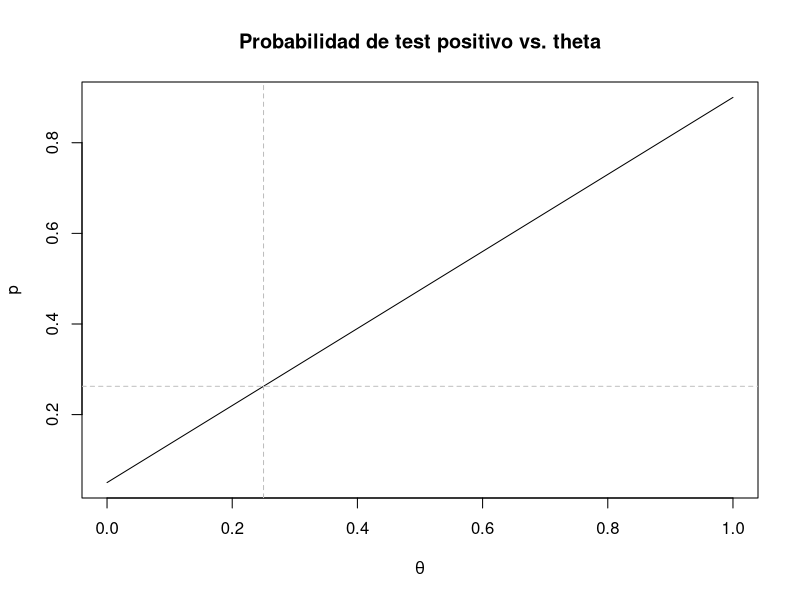
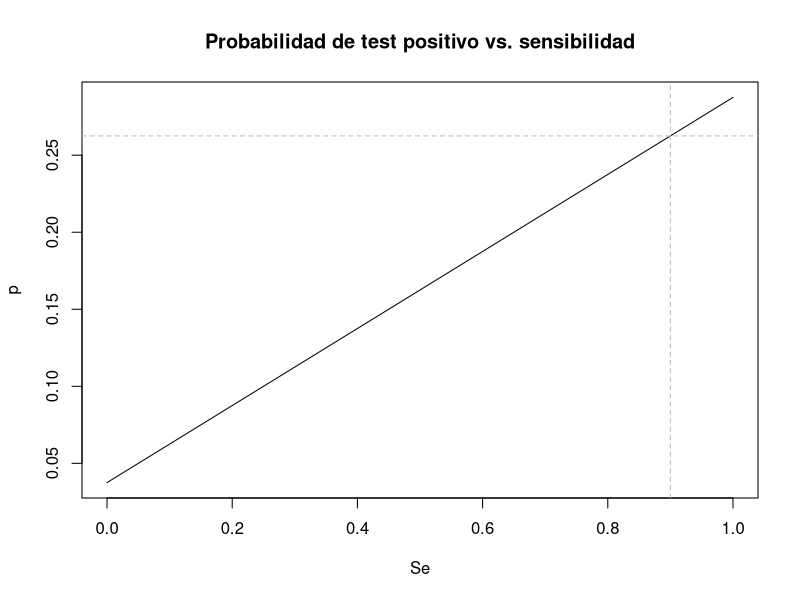
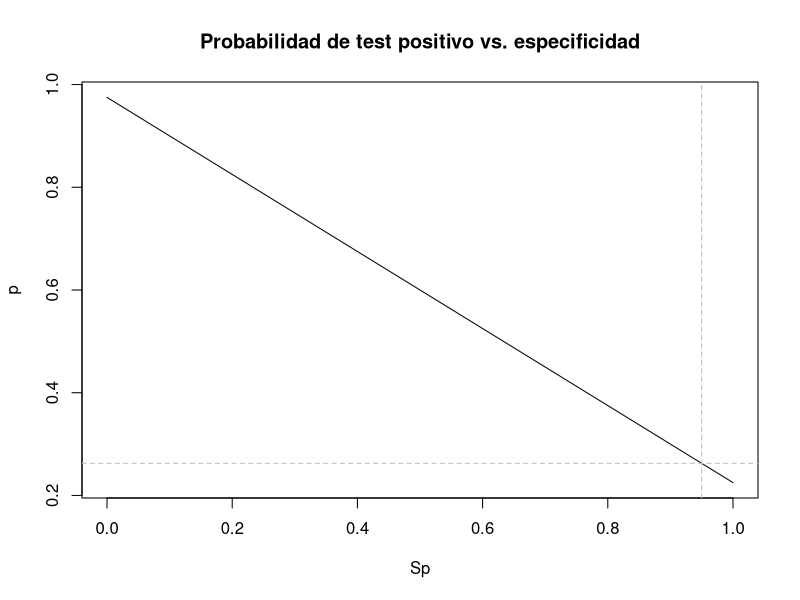
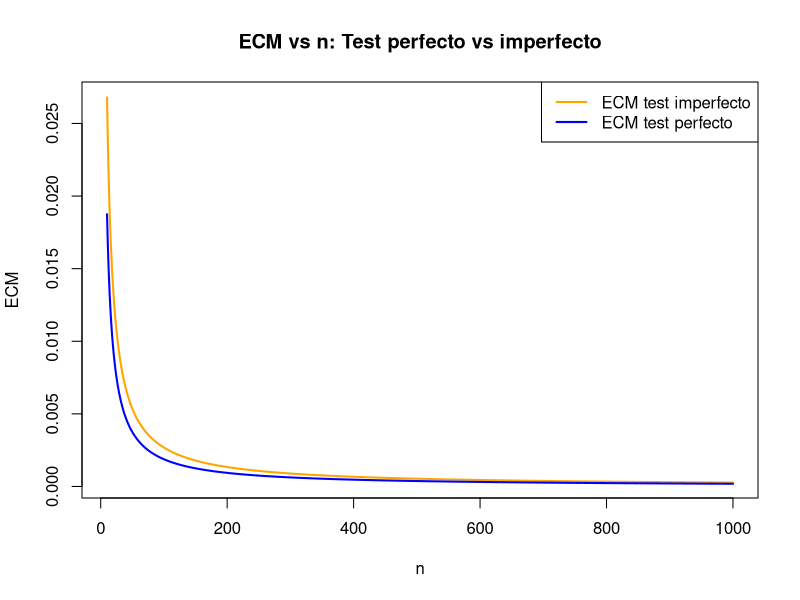
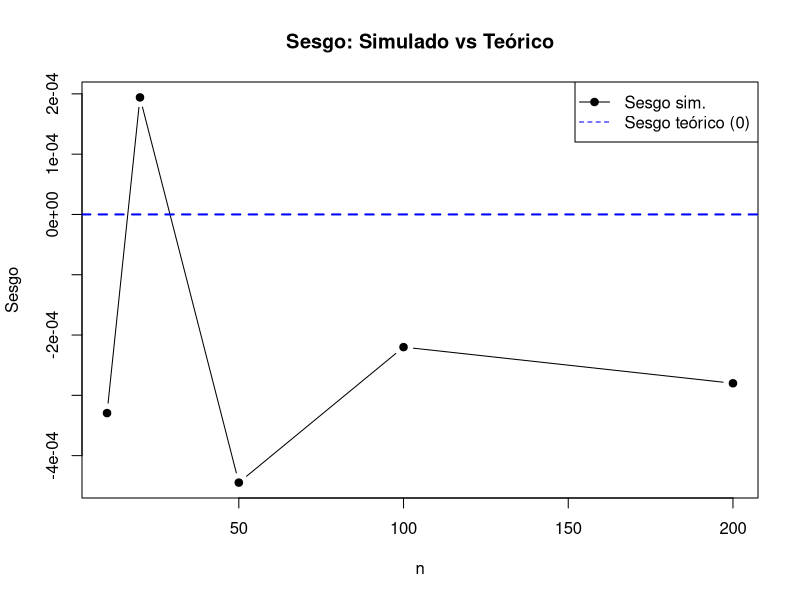
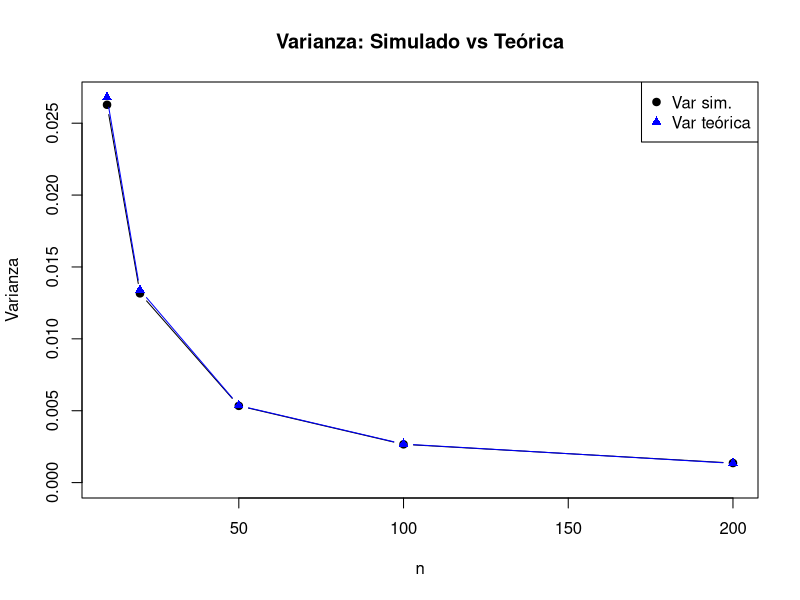
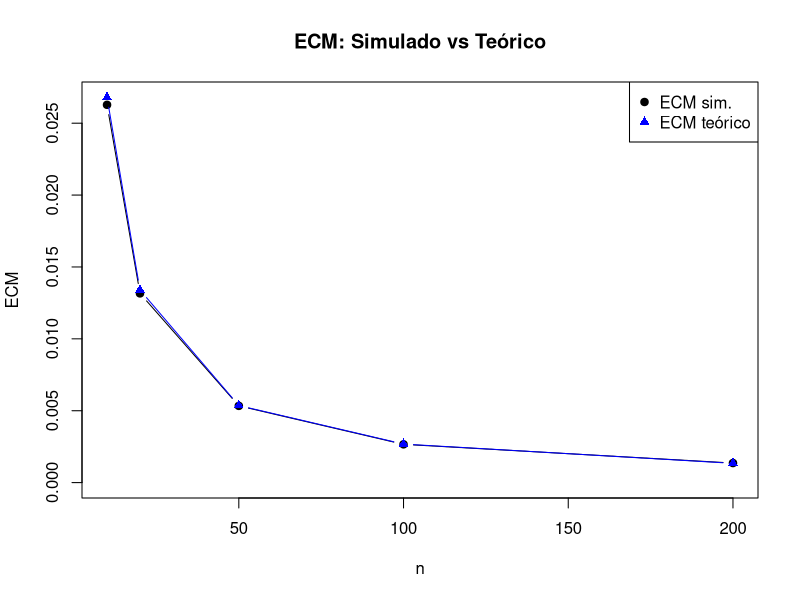
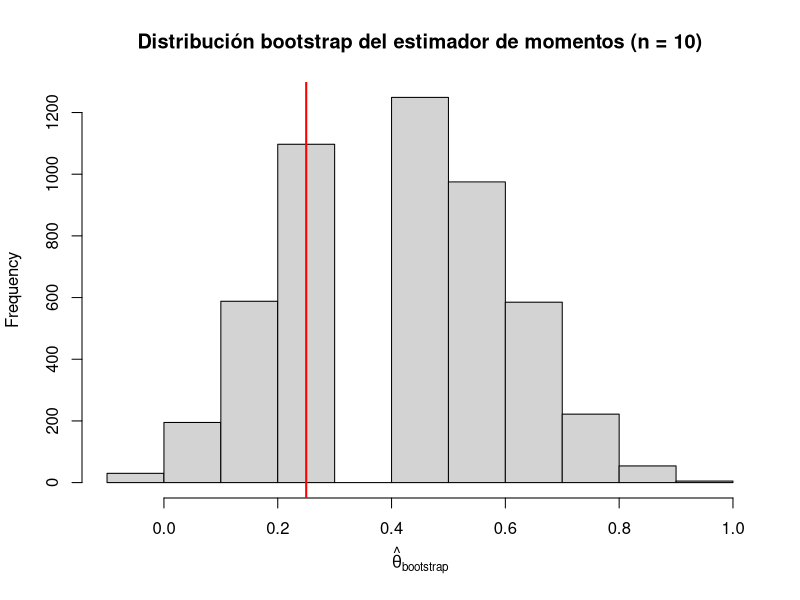

Generate these figures, in order, with R:
## ---- chunk 1
set.seed(43)

tita <- 0.25
ns <- c(10, 20, 50, 100, 1000, 10000) #valores de n para los cuales vamos a evaluar la cobertura
Nrep <- 5000                          #empirica
z <- qnorm(0.975)

cubrimientoN <- 0

for (j in seq_along(ns)){
  n <- ns[j]
  cubrimiento <- 0
  
  for(i in 1:Nrep){                                         #repito el experimento 5000 veces.
    muestra <- rbinom(1,n,tita)
    
    estTita <- muestra/n
    termino <- z * sqrt((estTita*(1-estTita))/n)
    intervalo <- c(estTita - termino, estTita + termino)
    
    cubrimiento[i] <- intervalo[1] <= tita && tita <= intervalo[2]
  }
  
  cubrimientoN[j] <- mean(cubrimiento)                  #promedio de veces que el valor real de 
                                                        #tita cayó en el intervalo.
}

cubrimientoEmpirico <- data.frame(n = ns, cubrimiento = cubrimientoN)
## ---- chunk 2
## Valores fijos
Se_fijo  <- 0.9
Sp_fijo  <- 0.95
theta_fijo <- 0.25

## a
theta_grid <- seq(0, 1, length.out = 1000)
p_theta <- Se_fijo * theta_grid + (1 - Sp_fijo) * (1 - theta_grid)

plot(theta_grid, p_theta, type = "l",
     xlab = expression(theta),
     ylab = "p",
     main = "Probabilidad de test positivo vs. theta")
abline(v = theta_fijo, col = "gray", lty = 2)
abline(h = Se_fijo * theta_fijo + (1 - Sp_fijo) * (1 - theta_fijo),
       col = "gray", lty = 2)

## b
Se_grid <- seq(0, 1, length.out = 1000)
p_Se <- Se_grid * theta_fijo + (1 - Sp_fijo) * (1 - theta_fijo)

plot(Se_grid, p_Se, type = "l",
     xlab = "Se",
     ylab = "p",
     main = "Probabilidad de test positivo vs. sensibilidad")
abline(v = Se_fijo, col = "gray", lty = 2)
abline(h = Se_fijo * theta_fijo + (1 - Sp_fijo) * (1 - theta_fijo),
       col = "gray", lty = 2)

## c
Sp_grid <- seq(0, 1, length.out = 1000)
p_Sp <- Se_fijo * theta_fijo + (1 - Sp_grid) * (1 - theta_fijo)

plot(Sp_grid, p_Sp, type = "l",
     xlab = "Sp",
     ylab = "p",
     main = "Probabilidad de test positivo vs. especificidad")
abline(v = Sp_fijo, col = "gray", lty = 2)
abline(h = Se_fijo * theta_fijo + (1 - Sp_fijo) * (1 - theta_fijo),
       col = "gray", lty = 2)

## ---- chunk 3

# Parámetros
tita <- 0.25
Se <- 0.9
Sp <- 0.95

# p real del test imperfecto
p <- (Se + Sp - 1)*tita + (1 - Sp)

# Rango de n
ns <- 10:1000

# ECM del test perfecto
ECM_perfecto <- tita*(1 - tita) / ns

# ECM del test imperfecto 
ECM_imperfecto <- p*(1 - p) / (ns * (Se + Sp - 1)^2)

# Gráfico
plot(ns, ECM_imperfecto,
     type="l", col="orange", lwd=2,
     xlab="n", ylab="ECM",
     main="ECM vs n: Test perfecto vs imperfecto")

lines(ns, ECM_perfecto, col="blue", lwd=2)

legend("topright",
       legend=c("ECM test imperfecto", "ECM test perfecto"),
       col=c("orange", "blue"), lwd=2)

## ---- chunk 4
R <- 10000
ns <- c(10, 20, 50, 100, 200) 

# Función estimador de momentos
tita_corregida <- function(p_hat, Se, Sp) {
  (p_hat - (1 - Sp)) / (Se + Sp - 1)
}

# resultados
resultados_imp <- data.frame(
  n = ns,
  bias_sim = NA,
  var_sim  = NA,
  ecm_sim  = NA,
  var_teo  = NA,
  ecm_teo  = NA
)

for (i in seq_along(ns)) {
  n <- ns[i]
  est_imp <- numeric(R)

  # Probabilidad real del test positivo
  p_Y <- Se*tita + (1 - Sp)*(1 - tita)

  for (r in 1:R) {

    # 1) Genero la muestra de T correctamente
    T <- rbinom(n, 1, p_Y)

    # 2) Estimador de momentos
    p_hat <- mean(T)
    est_imp[r] <- tita_corregida(p_hat, Se, Sp)
  }

  # --- Estadísticos simulados ---
  bias_sim <- mean(est_imp) - tita
  var_sim  <- var(est_imp)
  ecm_sim  <- mean((est_imp - tita)^2)

  # --- Valores teóricos ---
  p_true <- p_Y
  denom  <- Se + Sp - 1
  var_teo <- (p_true*(1 - p_true)) / (n * denom^2)
  ecm_teo <- var_teo   # insesgado

  # --- Guardar ---
  resultados_imp$bias_sim[i] <- bias_sim
  resultados_imp$var_sim[i]  <- var_sim
  resultados_imp$ecm_sim[i]  <- ecm_sim
  resultados_imp$var_teo[i]  <- var_teo
  resultados_imp$ecm_teo[i]  <- ecm_teo
}





## ---- chunk 5

## SESGO (teórico = 0)
plot(resultados_imp$n, resultados_imp$bias_sim,
     type="b", pch=19,
     xlab="n", ylab="Sesgo",
     main="Sesgo: Simulado vs Teórico",
     ylim=c(min(resultados_imp$bias_sim), max(resultados_imp$bias_sim)))

# línea de sesgo teórico = 0
abline(h = 0, col="blue", lwd=2, lty=2)

legend("topright",
       legend=c("Sesgo sim.", "Sesgo teórico (0)"),
       col=c("black","blue"), pch=c(19, NA), lty=c(1,2))

## ---- chunk 6

## VARIANZA
plot(resultados_imp$n, resultados_imp$var_sim,
     type="b", pch=19,
     xlab="n", ylab="Varianza",
     main="Varianza: Simulado vs Teórica",
     ylim=c(0, max(resultados_imp$var_sim, resultados_imp$var_teo)))

lines(resultados_imp$n, resultados_imp$var_teo,
      type="b", pch=17, col="blue")

legend("topright",
       legend=c("Var sim.", "Var teórica"),
       col=c("black","blue"), pch=c(19,17))


## ---- chunk 7

## ECM
plot(resultados_imp$n, resultados_imp$ecm_sim,
     type="b", pch=19,
     xlab="n", ylab="ECM",
     main="ECM: Simulado vs Teórico",
     ylim=c(0, max(resultados_imp$ecm_sim, resultados_imp$ecm_teo)))

lines(resultados_imp$n, resultados_imp$ecm_teo,
      type="b", pch=17, col="blue")

legend("topright",
       legend=c("ECM sim.", "ECM teórico"),
       col=c("black","blue"), pch=c(19,17))


## ---- chunk 8

n <- 10     # tamaño de la muestra
B <- 5000   # cantidad de réplicas bootstrap

# Probabilidad real de T = 1 bajo test imperfecto
p_Y <- Se * tita + (1 - Sp) * (1 - tita)

# Genero una muestra original de T
T <- rbinom(n, 1, p_Y)

# Bootstrap no paramétrico
boot_est <- numeric(B)

for (b in 1:B) {
  T_boot <- sample(T, size = n, replace = TRUE)
  p_hat_boot <- mean(T_boot)
  boot_est[b] <- tita_corregida(p_hat_boot, Se, Sp)
}

# Histograma
hist(boot_est, breaks = 15, freq = TRUE,
     main = "Distribución bootstrap del estimador de momentos (n = 10)",
     xlab = expression(hat(theta)["bootstrap"]))

abline(v = tita, col = "red", lwd = 2)  # valor verdadero

## ---- chunk 9
tita <- 0.25
Se <- 0.9
Sp <- 0.95
p_Y <- Se * tita + (1 - Sp) * (1 - tita)

ns <-  c(10, 20, 50, 100, 1000)
R <- 700 #replicas Monte Carlo
B <- 1000 #remuestreos bootstrap

z <- qnorm(0.975)

res_list <- vector("list",length(ns))
names(res_list) <- as.character(ns)

for (j in seq_along(ns)){
  n <- ns[j]
  cubrimientos <- logical(R)
  longitudes <- numeric(R)
   
  for (r in 1:R){
     T <- rbinom(n,1,p_Y)
     boot_est <- numeric(B)
     
     for (b in 1:B){
       T_boot <- sample(T, size = n, replace = TRUE)
       p_hat_boot <- mean(T_boot)
       boot_est[b] <- tita_corregida(p_hat_boot, Se, Sp)
     }
     
     lower <- quantile(boot_est, probs = 0.025, names = FALSE)
     upper <- quantile(boot_est, probs = 0.975, names = FALSE)
     
     cubrimientos[r] <- (lower <= tita) && (tita <= upper)
     longitudes[r] <- (upper - lower)
  }
  
  res_list[[j]] <- list(
    n = n,
    cubrimiento = mean(cubrimientos),
    longitud_media = mean(longitudes)
  )
   
}

res_df <- do.call(rbind, lapply(res_list, function(z){
  data.frame(n = z$n,
             cubrimiento = z$cubrimiento,
             longitud_media = z$longitud_media)
}))
rownames(res_df) <- NULL
## ---- chunk 10
res_listAsint <- vector("list", length(ns))
names(res_listAsint) <- as.character(ns)

for (j in seq_along(ns)){
  n <- ns[j]
  cubrimientos <- logical(R)
  longitudes <- numeric(R)
  
  for (r in 1:R){
    T <- rbinom(n, 1, p_Y)
    
    p_hat <- mean(T)
    tita_hat <- tita_corregida(p_hat,Se,Sp)
    est_Var <- (p_hat*(1-p_hat))/(n*(Se+Sp-1)^2)
    
    termino <- z*sqrt(est_Var)
    lower <- tita_hat - termino
    upper <- tita_hat + termino
    
    cubrimientos[r] <- (lower <= tita) && (tita <= upper)
    longitudes[r] <- (upper - lower)
  }
  
  res_listAsint[[j]] <- list(
    n = n,
    cubrimiento = mean(cubrimientos),
    longitud_media = mean(longitudes)
  )
}

resAsint_df <- do.call(rbind, lapply(res_listAsint, function(z){
  data.frame(n = z$n,
             cubrimiento = z$cubrimiento,
             longitud_media = z$longitud_media)
}))
rownames(resAsint_df) <- NULL
## ---- chunk 11
knitr::kable(res_df, digits = 4, caption = "Bootstrap Percentil")
## ---- chunk 12
knitr::kable(resAsint_df, digits = 4, caption = "Intervalos Asintóticos")
